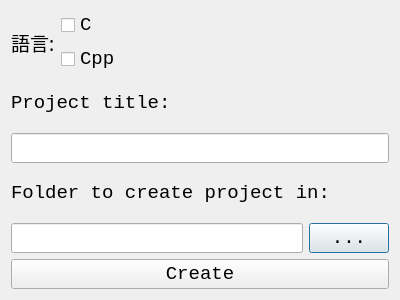
<?xml version="1.0" encoding="UTF-8"?>
<ui version="4.0">
 <class>NewProjectDialog</class>
 <widget class="QDialog" name="NewProjectDialog">
  <property name="geometry">
   <rect>
    <x>0</x>
    <y>0</y>
    <width>400</width>
    <height>300</height>
   </rect>
  </property>
  <property name="windowTitle">
   <string>Dialog</string>
  </property>
  <layout class="QGridLayout" name="gridLayout">
   <item row="0" column="0">
    <layout class="QVBoxLayout" name="verticalLayout" stretch="0,0,0,0,0,0">
     <item>
      <layout class="QHBoxLayout" name="horizontalLayout" stretch="0,1">
       <item>
        <widget class="QLabel" name="language_label">
         <property name="font">
          <font>
           <family>Aparajita</family>
           <pointsize>14</pointsize>
          </font>
         </property>
         <property name="text">
          <string>語言:</string>
         </property>
        </widget>
       </item>
       <item>
        <layout class="QVBoxLayout" name="verticalLayout_1">
         <item>
          <widget class="QCheckBox" name="c_checkBox">
           <property name="font">
            <font>
             <family>Courier New</family>
             <pointsize>14</pointsize>
            </font>
           </property>
           <property name="text">
            <string>C</string>
           </property>
           <property name="checkable">
            <bool>true</bool>
           </property>
           <property name="autoRepeatDelay">
            <number>300</number>
           </property>
           <property name="tristate">
            <bool>false</bool>
           </property>
           <attribute name="buttonGroup">
            <string notr="true">buttonGroup</string>
           </attribute>
          </widget>
         </item>
         <item>
          <widget class="QCheckBox" name="cpp_checkBox">
           <property name="font">
            <font>
             <family>Courier New</family>
             <pointsize>14</pointsize>
            </font>
           </property>
           <property name="text">
            <string>Cpp</string>
           </property>
           <attribute name="buttonGroup">
            <string notr="true">buttonGroup</string>
           </attribute>
          </widget>
         </item>
        </layout>
       </item>
      </layout>
     </item>
     <item>
      <widget class="QLabel" name="title_label">
       <property name="font">
        <font>
         <family>Courier New</family>
         <pointsize>14</pointsize>
        </font>
       </property>
       <property name="text">
        <string>Project title:</string>
       </property>
      </widget>
     </item>
     <item>
      <widget class="QLineEdit" name="title_lineEdit">
       <property name="font">
        <font>
         <family>Courier New</family>
         <pointsize>14</pointsize>
        </font>
       </property>
      </widget>
     </item>
     <item>
      <widget class="QLabel" name="path_label">
       <property name="font">
        <font>
         <family>Courier New</family>
         <pointsize>14</pointsize>
        </font>
       </property>
       <property name="text">
        <string>Folder to create project in:</string>
       </property>
      </widget>
     </item>
     <item>
      <layout class="QHBoxLayout" name="horizontalLayout_1">
       <item>
        <widget class="QLineEdit" name="path_lineEdit">
         <property name="font">
          <font>
           <family>Courier New</family>
           <pointsize>14</pointsize>
          </font>
         </property>
        </widget>
       </item>
       <item>
        <widget class="QPushButton" name="path_pushButton">
         <property name="font">
          <font>
           <family>Courier New</family>
           <pointsize>14</pointsize>
          </font>
         </property>
         <property name="text">
          <string>...</string>
         </property>
        </widget>
       </item>
      </layout>
     </item>
     <item>
      <layout class="QHBoxLayout" name="horizontalLayout_2">
       <item>
        <widget class="QPushButton" name="create_pbtn">
         <property name="font">
          <font>
           <family>Courier New</family>
           <pointsize>14</pointsize>
          </font>
         </property>
         <property name="text">
          <string>Create</string>
         </property>
        </widget>
       </item>
      </layout>
     </item>
    </layout>
   </item>
  </layout>
 </widget>
 <resources/>
 <connections/>
 <buttongroups>
  <buttongroup name="buttonGroup"/>
 </buttongroups>
</ui>
